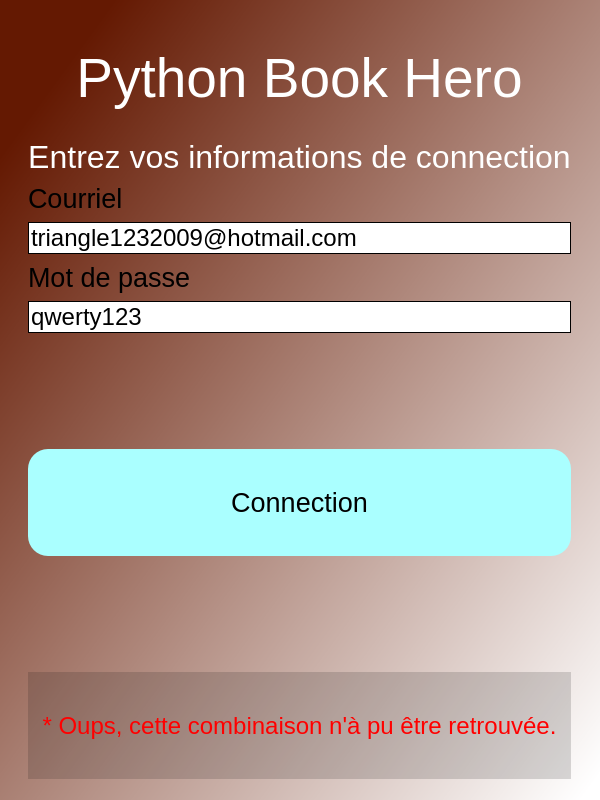
<?xml version="1.0" encoding="UTF-8"?>
<ui version="4.0">
 <class>EcranAcceuil</class>
 <widget class="QDialog" name="EcranAcceuil">
  <property name="geometry">
   <rect>
    <x>0</x>
    <y>0</y>
    <width>600</width>
    <height>800</height>
   </rect>
  </property>
  <property name="sizePolicy">
   <sizepolicy hsizetype="Expanding" vsizetype="Expanding">
    <horstretch>0</horstretch>
    <verstretch>0</verstretch>
   </sizepolicy>
  </property>
  <property name="windowTitle">
   <string>Dialog</string>
  </property>
  <layout class="QVBoxLayout" name="verticalLayout">
   <property name="spacing">
    <number>0</number>
   </property>
   <property name="sizeConstraint">
    <enum>QLayout::SetMaximumSize</enum>
   </property>
   <property name="leftMargin">
    <number>0</number>
   </property>
   <property name="topMargin">
    <number>0</number>
   </property>
   <property name="rightMargin">
    <number>0</number>
   </property>
   <property name="bottomMargin">
    <number>0</number>
   </property>
   <item>
    <widget class="QWidget" name="bgwidget" native="true">
     <property name="sizePolicy">
      <sizepolicy hsizetype="Expanding" vsizetype="Expanding">
       <horstretch>0</horstretch>
       <verstretch>0</verstretch>
      </sizepolicy>
     </property>
     <property name="styleSheet">
      <string notr="true">QWidget#bgwidget{
background: qlineargradient(spread:pad, x1:0.091, y1:0.101636, x2:0.991379, y2:0.977, stop:0 rgba(100, 25, 2, 255), stop:1 rgba(255, 255, 255, 255));

}
</string>
     </property>
     <layout class="QHBoxLayout" name="horizontalLayout_2">
      <item>
       <widget class="QGroupBox" name="groupBox">
        <property name="sizePolicy">
         <sizepolicy hsizetype="Expanding" vsizetype="Expanding">
          <horstretch>0</horstretch>
          <verstretch>0</verstretch>
         </sizepolicy>
        </property>
        <property name="layoutDirection">
         <enum>Qt::LeftToRight</enum>
        </property>
        <property name="autoFillBackground">
         <bool>false</bool>
        </property>
        <property name="styleSheet">
         <string notr="true">border-width: 0px; border-style: solid;</string>
        </property>
        <property name="alignment">
         <set>Qt::AlignJustify|Qt::AlignVCenter</set>
        </property>
        <property name="flat">
         <bool>true</bool>
        </property>
        <layout class="QHBoxLayout" name="horizontalLayout">
         <item>
          <spacer name="horizontalSpacer">
           <property name="orientation">
            <enum>Qt::Horizontal</enum>
           </property>
           <property name="sizeHint" stdset="0">
            <size>
             <width>40</width>
             <height>20</height>
            </size>
           </property>
          </spacer>
         </item>
         <item>
          <layout class="QVBoxLayout" name="verticalLayout_2" stretch="0,0,0,0,0,0,0,0,0,0">
           <property name="spacing">
            <number>8</number>
           </property>
           <property name="sizeConstraint">
            <enum>QLayout::SetMaximumSize</enum>
           </property>
           <item>
            <widget class="QLabel" name="label">
             <property name="sizePolicy">
              <sizepolicy hsizetype="Expanding" vsizetype="Expanding">
               <horstretch>0</horstretch>
               <verstretch>0</verstretch>
              </sizepolicy>
             </property>
             <property name="font">
              <font>
               <pointsize>41</pointsize>
              </font>
             </property>
             <property name="styleSheet">
              <string notr="true">color:rgb(255, 255, 255)</string>
             </property>
             <property name="text">
              <string>Python Book Hero</string>
             </property>
             <property name="alignment">
              <set>Qt::AlignCenter</set>
             </property>
            </widget>
           </item>
           <item>
            <widget class="QLabel" name="label_2">
             <property name="sizePolicy">
              <sizepolicy hsizetype="Expanding" vsizetype="Fixed">
               <horstretch>0</horstretch>
               <verstretch>0</verstretch>
              </sizepolicy>
             </property>
             <property name="font">
              <font>
               <family>MS Shell Dlg 2</family>
               <pointsize>24</pointsize>
               <weight>50</weight>
               <italic>false</italic>
               <bold>false</bold>
              </font>
             </property>
             <property name="layoutDirection">
              <enum>Qt::LeftToRight</enum>
             </property>
             <property name="styleSheet">
              <string notr="true">color:rgb(255, 255, 255)</string>
             </property>
             <property name="text">
              <string>Entrez vos informations de connection</string>
             </property>
             <property name="alignment">
              <set>Qt::AlignCenter</set>
             </property>
            </widget>
           </item>
           <item>
            <widget class="QLabel" name="label_courriel">
             <property name="sizePolicy">
              <sizepolicy hsizetype="Expanding" vsizetype="Minimum">
               <horstretch>0</horstretch>
               <verstretch>0</verstretch>
              </sizepolicy>
             </property>
             <property name="font">
              <font>
               <family>MS Shell Dlg 2</family>
               <pointsize>20</pointsize>
               <weight>50</weight>
               <italic>false</italic>
               <bold>false</bold>
              </font>
             </property>
             <property name="styleSheet">
              <string notr="true"/>
             </property>
             <property name="text">
              <string>Courriel</string>
             </property>
            </widget>
           </item>
           <item>
            <widget class="QLineEdit" name="courriel_lineEdit">
             <property name="sizePolicy">
              <sizepolicy hsizetype="MinimumExpanding" vsizetype="Minimum">
               <horstretch>0</horstretch>
               <verstretch>0</verstretch>
              </sizepolicy>
             </property>
             <property name="font">
              <font>
               <pointsize>18</pointsize>
              </font>
             </property>
             <property name="styleSheet">
              <string notr="true">color: black;
background-color:rgba(255,255,255);
border-width: 1px; border-style: solid</string>
             </property>
             <property name="text">
              <string>triangle1232009@hotmail.com</string>
             </property>
            </widget>
           </item>
           <item>
            <widget class="QLabel" name="label_mdp">
             <property name="sizePolicy">
              <sizepolicy hsizetype="Expanding" vsizetype="Minimum">
               <horstretch>0</horstretch>
               <verstretch>0</verstretch>
              </sizepolicy>
             </property>
             <property name="font">
              <font>
               <family>MS Shell Dlg 2</family>
               <pointsize>20</pointsize>
               <weight>50</weight>
               <italic>false</italic>
               <bold>false</bold>
              </font>
             </property>
             <property name="text">
              <string>Mot de passe</string>
             </property>
            </widget>
           </item>
           <item>
            <widget class="QLineEdit" name="motdepasse_lineEdit">
             <property name="sizePolicy">
              <sizepolicy hsizetype="Expanding" vsizetype="Minimum">
               <horstretch>0</horstretch>
               <verstretch>0</verstretch>
              </sizepolicy>
             </property>
             <property name="font">
              <font>
               <family>MS Shell Dlg 2</family>
               <pointsize>18</pointsize>
               <weight>50</weight>
               <italic>false</italic>
               <bold>false</bold>
              </font>
             </property>
             <property name="styleSheet">
              <string notr="true">color: black;
background-color:rgba(255,255,255);
border-width: 1px; border-style: solid</string>
             </property>
             <property name="text">
              <string>qwerty123</string>
             </property>
            </widget>
           </item>
           <item>
            <spacer name="verticalSpacer_3">
             <property name="orientation">
              <enum>Qt::Vertical</enum>
             </property>
             <property name="sizeType">
              <enum>QSizePolicy::Expanding</enum>
             </property>
             <property name="sizeHint" stdset="0">
              <size>
               <width>20</width>
               <height>40</height>
              </size>
             </property>
            </spacer>
           </item>
           <item>
            <widget class="QPushButton" name="connectionpushButton">
             <property name="sizePolicy">
              <sizepolicy hsizetype="Expanding" vsizetype="MinimumExpanding">
               <horstretch>0</horstretch>
               <verstretch>0</verstretch>
              </sizepolicy>
             </property>
             <property name="font">
              <font>
               <pointsize>20</pointsize>
              </font>
             </property>
             <property name="cursor">
              <cursorShape>PointingHandCursor</cursorShape>
             </property>
             <property name="styleSheet">
              <string notr="true">border-radius:20px;
background-color: rgb(170, 255, 255);
</string>
             </property>
             <property name="text">
              <string>Connection</string>
             </property>
            </widget>
           </item>
           <item>
            <spacer name="verticalSpacer_2">
             <property name="orientation">
              <enum>Qt::Vertical</enum>
             </property>
             <property name="sizeType">
              <enum>QSizePolicy::Expanding</enum>
             </property>
             <property name="sizeHint" stdset="0">
              <size>
               <width>80</width>
               <height>80</height>
              </size>
             </property>
            </spacer>
           </item>
           <item>
            <widget class="QLabel" name="label_mauvaise_infos">
             <property name="enabled">
              <bool>true</bool>
             </property>
             <property name="sizePolicy">
              <sizepolicy hsizetype="Expanding" vsizetype="Expanding">
               <horstretch>0</horstretch>
               <verstretch>0</verstretch>
              </sizepolicy>
             </property>
             <property name="font">
              <font>
               <family>MS Shell Dlg 2</family>
               <pointsize>18</pointsize>
               <weight>50</weight>
               <italic>false</italic>
               <bold>false</bold>
              </font>
             </property>
             <property name="autoFillBackground">
              <bool>false</bool>
             </property>
             <property name="styleSheet">
              <string notr="true">color: red;
background: rgba(10,10,10,40);</string>
             </property>
             <property name="frameShape">
              <enum>QFrame::Box</enum>
             </property>
             <property name="frameShadow">
              <enum>QFrame::Plain</enum>
             </property>
             <property name="lineWidth">
              <number>-1</number>
             </property>
             <property name="text">
              <string>* Oups, cette combinaison n'à pu être retrouvée.</string>
             </property>
             <property name="alignment">
              <set>Qt::AlignCenter</set>
             </property>
            </widget>
           </item>
          </layout>
         </item>
         <item>
          <spacer name="horizontalSpacer_2">
           <property name="orientation">
            <enum>Qt::Horizontal</enum>
           </property>
           <property name="sizeHint" stdset="0">
            <size>
             <width>40</width>
             <height>20</height>
            </size>
           </property>
          </spacer>
         </item>
        </layout>
       </widget>
      </item>
     </layout>
    </widget>
   </item>
  </layout>
 </widget>
 <resources/>
 <connections/>
</ui>
